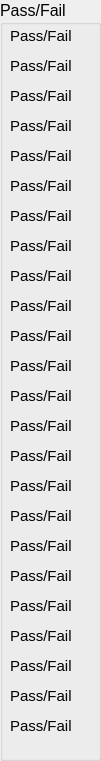
  <widget class="QGroupBox" name="groupBox_3">
   <property name="geometry">
    <rect>
     <x>230</x>
     <y>120</y>
     <width>101</width>
     <height>761</height>
    </rect>
   </property>
   <property name="font">
    <font>
     <pointsize>12</pointsize>
     <weight>50</weight>
     <bold>false</bold>
    </font>
   </property>
   <property name="title">
    <string>Pass/Fail</string>
   </property>
   <widget class="QLabel" name="pf_1">
    <property name="geometry">
     <rect>
      <x>10</x>
      <y>20</y>
      <width>81</width>
      <height>31</height>
     </rect>
    </property>
    <property name="font">
     <font>
      <pointsize>11</pointsize>
     </font>
    </property>
    <property name="text">
     <string>Pass/Fail</string>
    </property>
   </widget>
   <widget class="QLabel" name="pf_2">
    <property name="geometry">
     <rect>
      <x>10</x>
      <y>50</y>
      <width>81</width>
      <height>31</height>
     </rect>
    </property>
    <property name="font">
     <font>
      <pointsize>11</pointsize>
     </font>
    </property>
    <property name="text">
     <string>Pass/Fail</string>
    </property>
   </widget>
   <widget class="QLabel" name="pf_3">
    <property name="geometry">
     <rect>
      <x>10</x>
      <y>80</y>
      <width>81</width>
      <height>31</height>
     </rect>
    </property>
    <property name="font">
     <font>
      <pointsize>11</pointsize>
     </font>
    </property>
    <property name="text">
     <string>Pass/Fail</string>
    </property>
   </widget>
   <widget class="QLabel" name="pf_4">
    <property name="geometry">
     <rect>
      <x>10</x>
      <y>110</y>
      <width>81</width>
      <height>31</height>
     </rect>
    </property>
    <property name="font">
     <font>
      <pointsize>11</pointsize>
     </font>
    </property>
    <property name="text">
     <string>Pass/Fail</string>
    </property>
   </widget>
   <widget class="QLabel" name="pf_5">
    <property name="geometry">
     <rect>
      <x>10</x>
      <y>140</y>
      <width>81</width>
      <height>31</height>
     </rect>
    </property>
    <property name="font">
     <font>
      <pointsize>11</pointsize>
     </font>
    </property>
    <property name="text">
     <string>Pass/Fail</string>
    </property>
   </widget>
   <widget class="QLabel" name="pf_6">
    <property name="geometry">
     <rect>
      <x>10</x>
      <y>170</y>
      <width>81</width>
      <height>31</height>
     </rect>
    </property>
    <property name="font">
     <font>
      <pointsize>11</pointsize>
     </font>
    </property>
    <property name="text">
     <string>Pass/Fail</string>
    </property>
   </widget>
   <widget class="QLabel" name="pf_7">
    <property name="geometry">
     <rect>
      <x>10</x>
      <y>200</y>
      <width>81</width>
      <height>31</height>
     </rect>
    </property>
    <property name="font">
     <font>
      <pointsize>11</pointsize>
     </font>
    </property>
    <property name="text">
     <string>Pass/Fail</string>
    </property>
   </widget>
   <widget class="QLabel" name="pf_8">
    <property name="geometry">
     <rect>
      <x>10</x>
      <y>230</y>
      <width>81</width>
      <height>31</height>
     </rect>
    </property>
    <property name="font">
     <font>
      <pointsize>11</pointsize>
     </font>
    </property>
    <property name="text">
     <string>Pass/Fail</string>
    </property>
   </widget>
   <widget class="QLabel" name="pf_9">
    <property name="geometry">
     <rect>
      <x>10</x>
      <y>260</y>
      <width>81</width>
      <height>31</height>
     </rect>
    </property>
    <property name="font">
     <font>
      <pointsize>11</pointsize>
     </font>
    </property>
    <property name="text">
     <string>Pass/Fail</string>
    </property>
   </widget>
   <widget class="QLabel" name="pf_10">
    <property name="geometry">
     <rect>
      <x>10</x>
      <y>290</y>
      <width>81</width>
      <height>31</height>
     </rect>
    </property>
    <property name="font">
     <font>
      <pointsize>11</pointsize>
     </font>
    </property>
    <property name="text">
     <string>Pass/Fail</string>
    </property>
   </widget>
   <widget class="QLabel" name="pf_11">
    <property name="geometry">
     <rect>
      <x>10</x>
      <y>320</y>
      <width>81</width>
      <height>31</height>
     </rect>
    </property>
    <property name="font">
     <font>
      <pointsize>11</pointsize>
     </font>
    </property>
    <property name="text">
     <string>Pass/Fail</string>
    </property>
   </widget>
   <widget class="QLabel" name="pf_12">
    <property name="geometry">
     <rect>
      <x>10</x>
      <y>350</y>
      <width>81</width>
      <height>31</height>
     </rect>
    </property>
    <property name="font">
     <font>
      <pointsize>11</pointsize>
     </font>
    </property>
    <property name="text">
     <string>Pass/Fail</string>
    </property>
   </widget>
   <widget class="QLabel" name="pf_13">
    <property name="geometry">
     <rect>
      <x>10</x>
      <y>380</y>
      <width>81</width>
      <height>31</height>
     </rect>
    </property>
    <property name="font">
     <font>
      <pointsize>11</pointsize>
     </font>
    </property>
    <property name="text">
     <string>Pass/Fail</string>
    </property>
   </widget>
   <widget class="QLabel" name="pf_14">
    <property name="geometry">
     <rect>
      <x>10</x>
      <y>410</y>
      <width>81</width>
      <height>31</height>
     </rect>
    </property>
    <property name="font">
     <font>
      <pointsize>11</pointsize>
     </font>
    </property>
    <property name="text">
     <string>Pass/Fail</string>
    </property>
   </widget>
   <widget class="QLabel" name="pf_15">
    <property name="geometry">
     <rect>
      <x>10</x>
      <y>440</y>
      <width>81</width>
      <height>31</height>
     </rect>
    </property>
    <property name="font">
     <font>
      <pointsize>11</pointsize>
     </font>
    </property>
    <property name="text">
     <string>Pass/Fail</string>
    </property>
   </widget>
   <widget class="QLabel" name="pf_16">
    <property name="geometry">
     <rect>
      <x>10</x>
      <y>470</y>
      <width>81</width>
      <height>31</height>
     </rect>
    </property>
    <property name="font">
     <font>
      <pointsize>11</pointsize>
     </font>
    </property>
    <property name="text">
     <string>Pass/Fail</string>
    </property>
   </widget>
   <widget class="QLabel" name="pf_17">
    <property name="geometry">
     <rect>
      <x>10</x>
      <y>500</y>
      <width>81</width>
      <height>31</height>
     </rect>
    </property>
    <property name="font">
     <font>
      <pointsize>11</pointsize>
     </font>
    </property>
    <property name="text">
     <string>Pass/Fail</string>
    </property>
   </widget>
   <widget class="QLabel" name="pf_18">
    <property name="geometry">
     <rect>
      <x>10</x>
      <y>530</y>
      <width>81</width>
      <height>31</height>
     </rect>
    </property>
    <property name="font">
     <font>
      <pointsize>11</pointsize>
     </font>
    </property>
    <property name="text">
     <string>Pass/Fail</string>
    </property>
   </widget>
   <widget class="QLabel" name="pf_19">
    <property name="geometry">
     <rect>
      <x>10</x>
      <y>560</y>
      <width>81</width>
      <height>31</height>
     </rect>
    </property>
    <property name="font">
     <font>
      <pointsize>11</pointsize>
     </font>
    </property>
    <property name="text">
     <string>Pass/Fail</string>
    </property>
   </widget>
   <widget class="QLabel" name="pf_20">
    <property name="geometry">
     <rect>
      <x>10</x>
      <y>590</y>
      <width>81</width>
      <height>31</height>
     </rect>
    </property>
    <property name="font">
     <font>
      <pointsize>11</pointsize>
     </font>
    </property>
    <property name="text">
     <string>Pass/Fail</string>
    </property>
   </widget>
   <widget class="QLabel" name="pf_21">
    <property name="geometry">
     <rect>
      <x>10</x>
      <y>620</y>
      <width>81</width>
      <height>31</height>
     </rect>
    </property>
    <property name="font">
     <font>
      <pointsize>11</pointsize>
     </font>
    </property>
    <property name="text">
     <string>Pass/Fail</string>
    </property>
   </widget>
   <widget class="QLabel" name="pf_22">
    <property name="geometry">
     <rect>
      <x>10</x>
      <y>650</y>
      <width>81</width>
      <height>31</height>
     </rect>
    </property>
    <property name="font">
     <font>
      <pointsize>11</pointsize>
     </font>
    </property>
    <property name="text">
     <string>Pass/Fail</string>
    </property>
   </widget>
   <widget class="QLabel" name="pf_23">
    <property name="geometry">
     <rect>
      <x>10</x>
      <y>680</y>
      <width>81</width>
      <height>31</height>
     </rect>
    </property>
    <property name="font">
     <font>
      <pointsize>11</pointsize>
     </font>
    </property>
    <property name="text">
     <string>Pass/Fail</string>
    </property>
   </widget>
   <widget class="QLabel" name="pf_24">
    <property name="geometry">
     <rect>
      <x>10</x>
      <y>710</y>
      <width>81</width>
      <height>31</height>
     </rect>
    </property>
    <property name="font">
     <font>
      <pointsize>11</pointsize>
     </font>
    </property>
    <property name="text">
     <string>Pass/Fail</string>
    </property>
   </widget>
  </widget>
